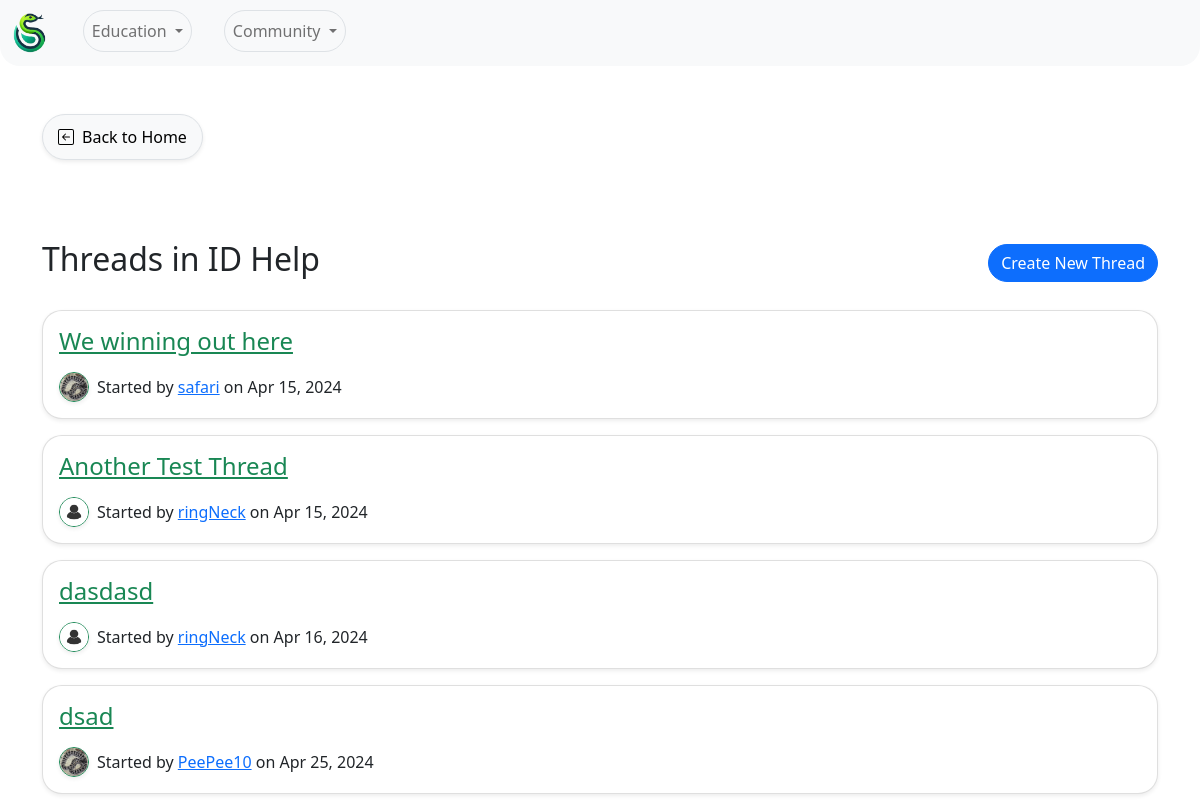
Before: /forum/board/1/ with the older database file.
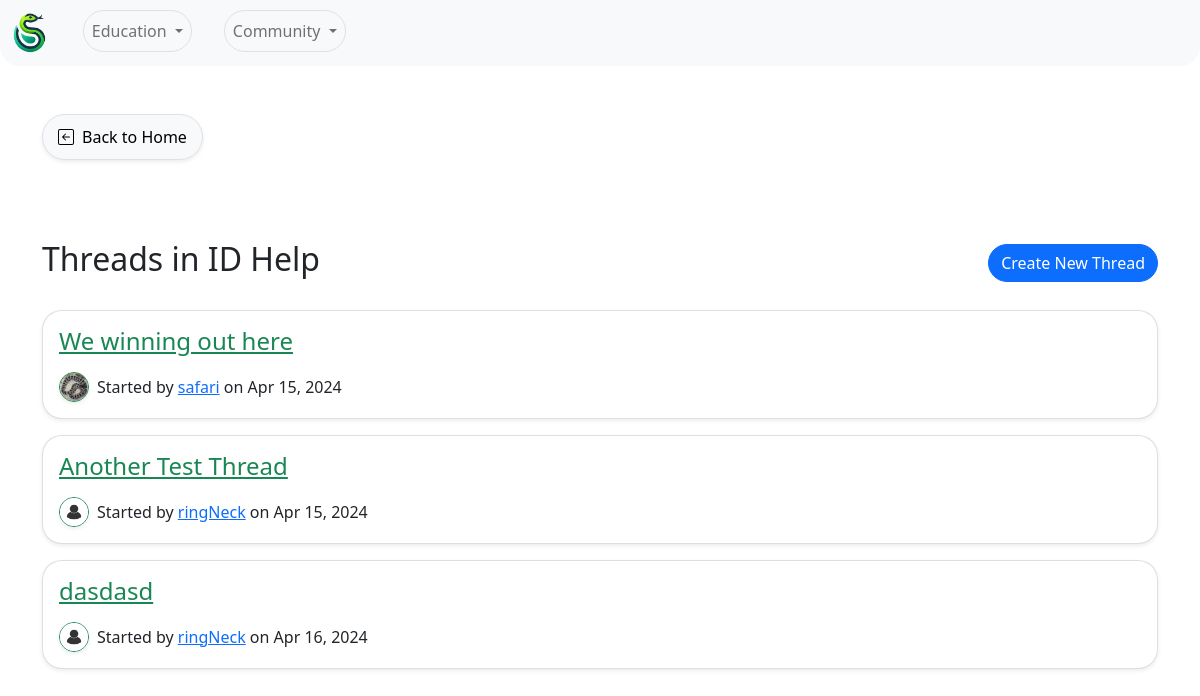
After: the same page with the newer database file.
### Forum/models.py (models this page shows, shortened)
class Thread(models.Model):
    title = models.CharField(max_length=255)
    board = models.ForeignKey(Board, on_delete=models.CASCADE, related_name='threads')
    starter = models.ForeignKey(User, on_delete=models.CASCADE, related_name='threads_started')
    created_at = models.DateTimeField(auto_now_add=True)
    updated_at = models.DateTimeField(auto_now=True)

### UserAuth/models.py (models this page shows, shortened)
class UserProfile(models.Model):
    user = models.OneToOneField(User, on_delete=models.CASCADE) # Link the user profile to a user model instance
    profile_pic = models.ImageField(upload_to='profile_pics/', default='profile_pics/default.jpg' ,null=True, blank=True) # User profile picture
    bio = models.TextField(null=True, blank=True) # User bio
    observations = models.IntegerField(default=0) # User observation count

### Forum/views.py (the view)
# urls.py: path('board/<int:board_id>/', board_threads, name='board_threads'),
def board_threads(request, board_id):
    board = get_object_or_404(Board, pk=board_id)
    form = NewThreadForm()  # Instantiate the form
    return render(request, 'board_threads.html', {'board': board, 'threads': board.threads.all(), 'form': form})

### Forum/templates/board_threads.html (shortened to what this page needs)
{% extends 'base.html' %}
{% block content %}
<a href="{% url 'home' %}" class="back-button mb-5 shadow-sm rounded-pill">
   Back to Home
</a>
<div class="title-with-button">
   <h2>Threads in {{ board.name }}</h2>
   <button id="newThreadButton" type="button" class="btn btn-primary rounded-pill" data-bs-toggle="collapse"
      data-bs-target="#newThreadFormCollapse">
      Create New Thread
   </button>
</div>
<div class="threads mt-4">
    {% for thread in threads %}
    <div class="card shadow-sm mb-3"  style="border-radius: 20px; overflow: hidden;">
        <div class="card-body">
            <h4><a href="{% url 'thread_posts' thread.id %}" class="link-success">{{ thread.title }}</a></h4>
            <div class="d-flex align-items-center mt-3">
               <img src="{{ MEDIA_URL }}{{ thread.starter.userprofile.profile_pic.url }}" class="rounded-circle border border-success shadow-sm me-2" alt="Profile Picture" style="width: 30px; height: 30px; object-fit: cover;">
               <p class="card-text mb-0">Started by <a href="{% url 'user_profile' username=thread.starter.username %}">{{ thread.starter.username }}</a> on {{ thread.created_at|date:"M d, Y" }}</p>
           </div>
        </div>
    </div>
    {% endfor %}
</div>
{% endblock %}

Changed rows visible on the page:
removed Thread: title "dsad", starter.userprofile.profile_pic (picture), starter.username "PeePee10", created_at "Apr 25, 2024"
